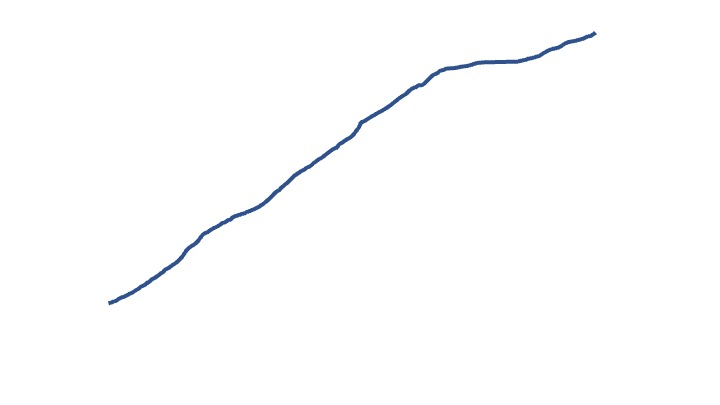
#> input picture hull/line.jpg, 720 x 405 px
$ python approxpoly_line.py
#> lines starting #> are read from the running program, lines starting #| are printed output that depends on the picture; after the words box and inside, x2 and y2 are one past the last pixel; in counts of white or black regions, pixels touching at a corner belong together
import cv2

frame = cv2.imread('line.jpg')
#> frame is the input picture: shape (405, 720, 3); mean B, G, R 254, 253.6, 253.3
gray = cv2.cvtColor(frame, cv2.COLOR_BGR2GRAY)

edged = cv2.Canny(gray, 50, 150)
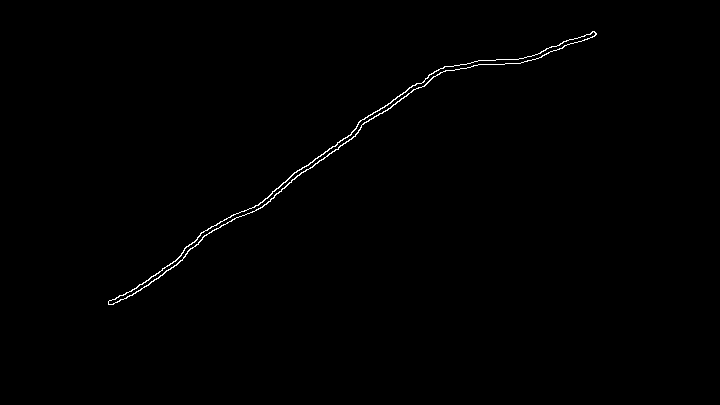
#> edged: shape (405, 720); 0.49% white in thin lines or dots, all inside (x1, y1, x2, y2) = (108, 31, 597, 305)
edged = cv2.dilate(edged, None, iterations=1)
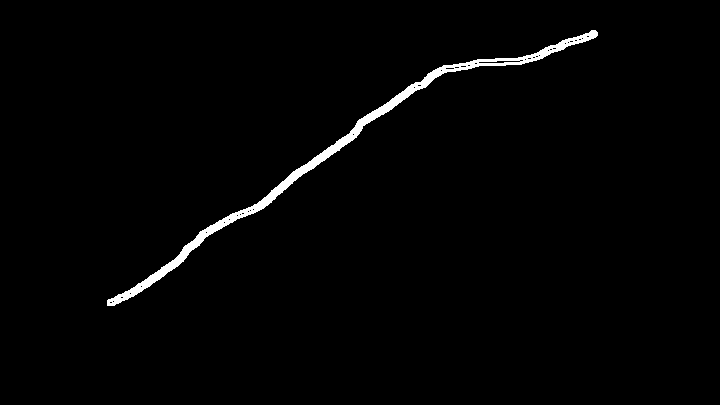
#> edged: shape (405, 720); 1.5% white; 1 white region

contours, hierarchy = cv2.findContours(
    edged,
    cv2.RETR_EXTERNAL,
    cv2.CHAIN_APPROX_SIMPLE)
#> contours = 1 contour; box (x1, y1, x2, y2) and area: (107, 30, 598, 306) 4014

edged = cv2.cvtColor(edged, cv2.COLOR_GRAY2BGR)
#> edged: shape (405, 720, 3); 1.5% white; 1 white region, box (x1, y1, x2, y2) and area: (107, 30, 598, 306) 4401
cv2.drawContours(edged, contours, -1, (0, 255, 0), 5)
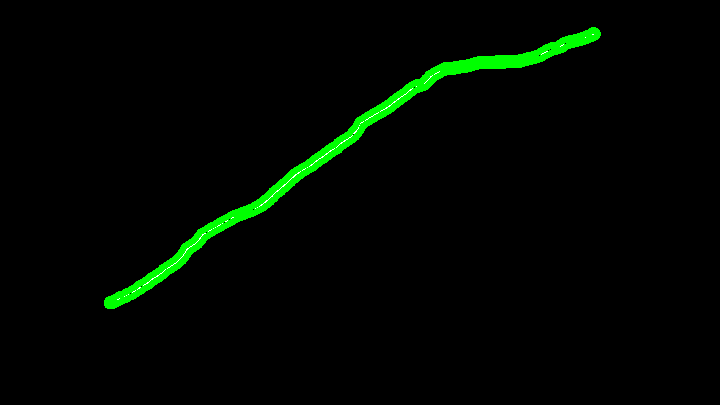
#> edged: shape (405, 720, 3); mean B, G, R 0.3, 6.8, 0.3

print('=== 處理前')
print('點數量：{}'.format(len(contours[0])))
#| 點數量：556

approx_line = cv2.approxPolyDP(contours[0], 50, True)
#> approx_line = [[597, 32], [107, 305]]

print('=== 處理後')
print('點數量：{}'.format(len(approx_line)))
#| 點數量：2

cv2.drawContours(frame, approx_line, -1, (0, 0, 255), 5)
#> frame: shape (405, 720, 3); 0.02% of pixels changed, all inside (x1, y1, x2, y2) = (104, 29, 601, 309)
cv2.line(frame, approx_line[0][0], approx_line[1][0], (255, 0, 0), 3)
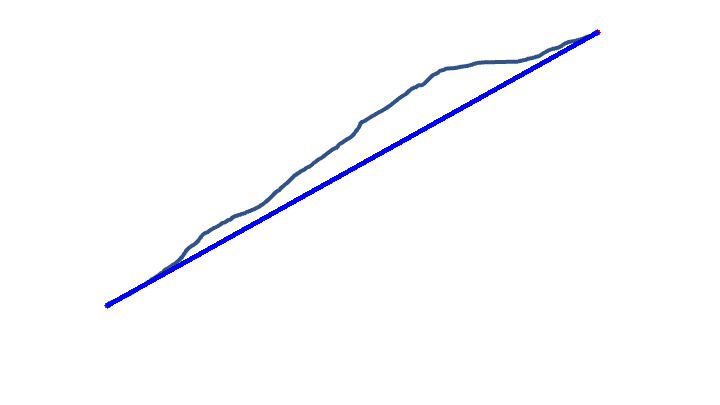
#> frame: shape (405, 720, 3); mean B, G, R 254.1, 251.3, 251.1

cv2.imshow('frame', frame)
cv2.waitKey(0)
cv2.destroyAllWindows()

$ run again, with hull/star.jpg copied over hull/line.jpg
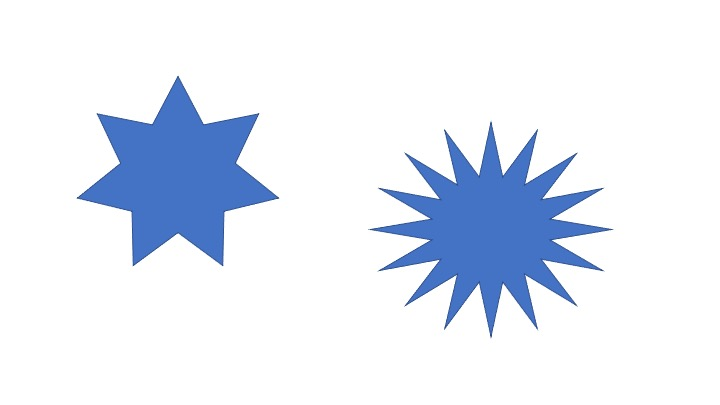
#> input picture hull/star.jpg, 720 x 405 px
#> frame is the input picture: shape (405, 720, 3); mean B, G, R 246.5, 235.8, 229.6
#> contours = 2 contours; box (x1, y1, x2, y2) and area: (366, 121, 615, 338) 23900, (76, 75, 280, 267) 19299
#> `cv2.drawContours(edged, contours, -1, (0, 255, 0), 5)`:
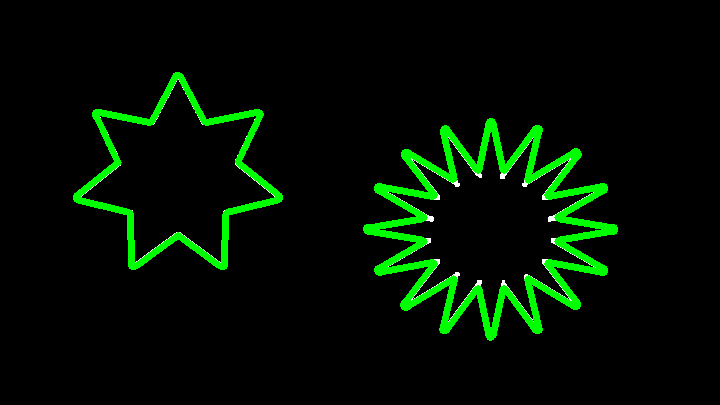
#> edged: shape (405, 720, 3); mean B, G, R 0.9, 15.5, 0.9
#| 點數量：845
#> approx_line = [[489, 121], [366, 230], [491, 337], [614, 227]]
#| 點數量：4
#> `cv2.line(frame, approx_line[0][0], approx_line[1][0], (255, 0, 0), 3)`:
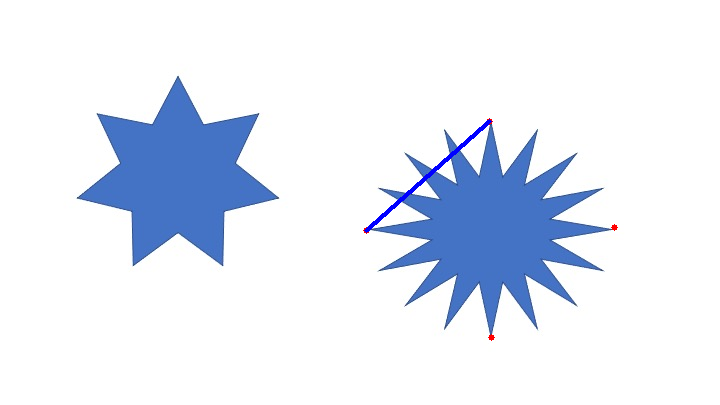
#> frame: shape (405, 720, 3); mean B, G, R 246.4, 235.2, 229.1

$ run again, with hull/hull.png saved as hull/line.jpg
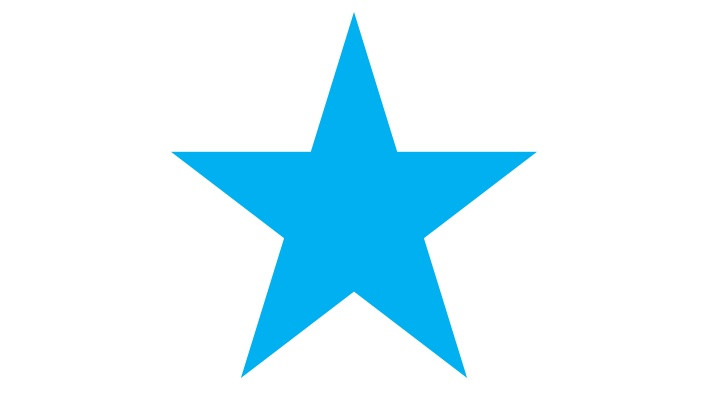
#> input picture hull/hull.png, 720 x 405 px
#> frame is the input picture: shape (405, 720, 3); mean B, G, R 252.7, 243.1, 216.9
#> contours = 1 contour; box (x1, y1, x2, y2) and area: (171, 13, 537, 379) 45765
#> `cv2.drawContours(edged, contours, -1, (0, 255, 0), 5)`:
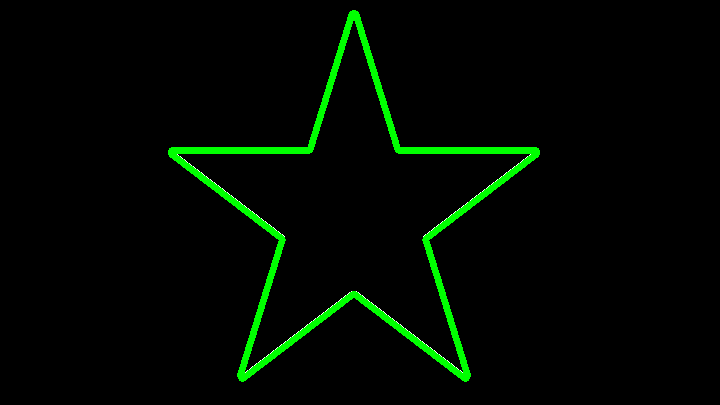
#> edged: shape (405, 720, 3); mean B, G, R 0.3, 8.5, 0.3
#| 點數量：560
#> approx_line = contour of 10 points, box (x1, y1, x2, y2) (171, 13, 537, 379), area 44783
#| 點數量：10
#> `cv2.line(frame, approx_line[0][0], approx_line[1][0], (255, 0, 0), 3)`:
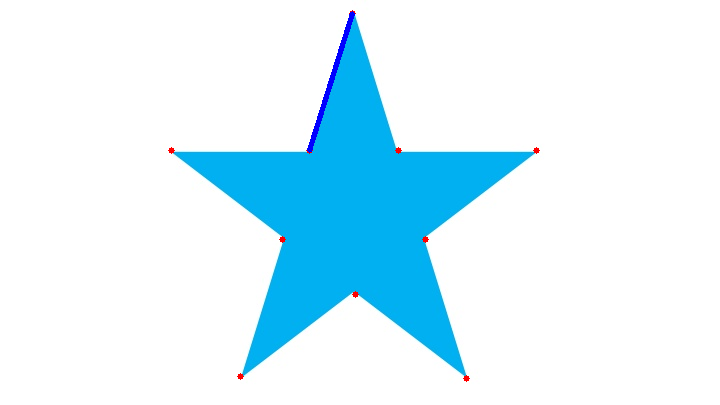
#> frame: shape (405, 720, 3); mean B, G, R 252.5, 242.3, 216.5

$ run again, with hull/poly.png saved as hull/line.jpg
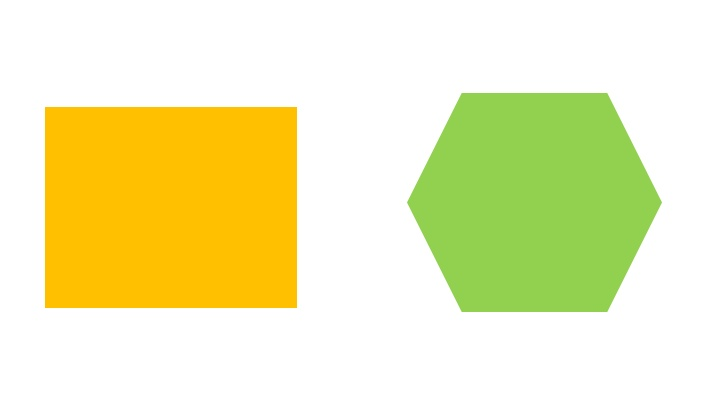
#> input picture hull/poly.png, 720 x 405 px
#> frame is the input picture: shape (405, 720, 3); mean B, G, R 184.2, 237.1, 238.5
#> contours = 2 contours; box (x1, y1, x2, y2) and area: (43, 105, 299, 310) 52012, (406, 91, 663, 314) 45051
#> `cv2.drawContours(edged, contours, -1, (0, 255, 0), 5)`:
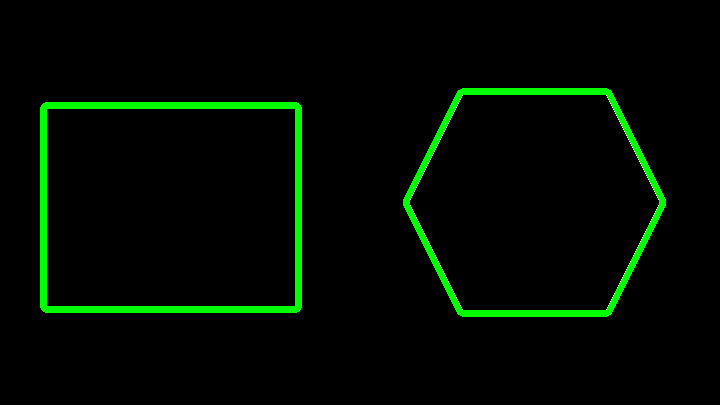
#> edged: shape (405, 720, 3); mean B, G, R 0.2, 10.3, 0.2
#| 點數量：8
#> approx_line = [[43, 107], [45, 309], [298, 307], [296, 105]]
#| 點數量：4
#> `cv2.line(frame, approx_line[0][0], approx_line[1][0], (255, 0, 0), 3)`:
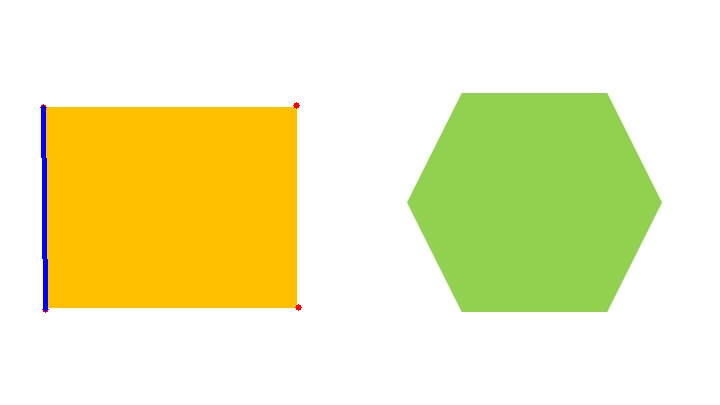
#> frame: shape (405, 720, 3); mean B, G, R 184.5, 236.2, 237.6
